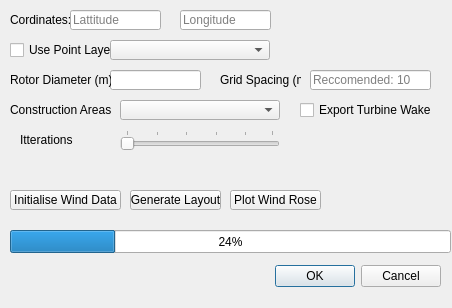
<?xml version="1.0" encoding="UTF-8"?>
<ui version="4.0">
 <class>WFDialog</class>
 <widget class="QDialog" name="WFDialog">
  <property name="geometry">
   <rect>
    <x>0</x>
    <y>0</y>
    <width>452</width>
    <height>308</height>
   </rect>
  </property>
  <property name="windowTitle">
   <string>Dialog</string>
  </property>
  <widget class="QDialogButtonBox" name="buttonBox">
   <property name="geometry">
    <rect>
     <x>100</x>
     <y>260</y>
     <width>341</width>
     <height>32</height>
    </rect>
   </property>
   <property name="orientation">
    <enum>Qt::Horizontal</enum>
   </property>
   <property name="standardButtons">
    <set>QDialogButtonBox::Cancel|QDialogButtonBox::Ok</set>
   </property>
  </widget>
  <widget class="QLineEdit" name="lat_input">
   <property name="geometry">
    <rect>
     <x>70</x>
     <y>10</y>
     <width>91</width>
     <height>20</height>
    </rect>
   </property>
   <property name="placeholderText">
    <string>Lattitude</string>
   </property>
  </widget>
  <widget class="QLineEdit" name="lon_input">
   <property name="geometry">
    <rect>
     <x>180</x>
     <y>10</y>
     <width>91</width>
     <height>20</height>
    </rect>
   </property>
   <property name="dragEnabled">
    <bool>true</bool>
   </property>
   <property name="placeholderText">
    <string>Longitude</string>
   </property>
  </widget>
  <widget class="QgsMapLayerComboBox" name="coord_layer_combo">
   <property name="geometry">
    <rect>
     <x>110</x>
     <y>40</y>
     <width>160</width>
     <height>20</height>
    </rect>
   </property>
   <property name="placeholderText">
    <string>Select Coordinate Layer</string>
   </property>
  </widget>
  <widget class="QLineEdit" name="rotor_diameter_input">
   <property name="geometry">
    <rect>
     <x>110</x>
     <y>70</y>
     <width>91</width>
     <height>20</height>
    </rect>
   </property>
  </widget>
  <widget class="QLineEdit" name="grid_spacing_input">
   <property name="geometry">
    <rect>
     <x>310</x>
     <y>70</y>
     <width>121</width>
     <height>20</height>
    </rect>
   </property>
   <property name="placeholderText">
    <string>Reccomended: 10</string>
   </property>
  </widget>
  <widget class="QLabel" name="Spacing_label">
   <property name="geometry">
    <rect>
     <x>220</x>
     <y>70</y>
     <width>81</width>
     <height>20</height>
    </rect>
   </property>
   <property name="text">
    <string>Grid Spacing (m):</string>
   </property>
  </widget>
  <widget class="QLabel" name="D_label">
   <property name="geometry">
    <rect>
     <x>10</x>
     <y>70</y>
     <width>101</width>
     <height>20</height>
    </rect>
   </property>
   <property name="text">
    <string>Rotor Diameter (m):</string>
   </property>
  </widget>
  <widget class="QLabel" name="Cord_label">
   <property name="geometry">
    <rect>
     <x>10</x>
     <y>10</y>
     <width>61</width>
     <height>20</height>
    </rect>
   </property>
   <property name="text">
    <string>Cordinates:</string>
   </property>
  </widget>
  <widget class="QCheckBox" name="use_point_layer_chk">
   <property name="geometry">
    <rect>
     <x>10</x>
     <y>40</y>
     <width>101</width>
     <height>20</height>
    </rect>
   </property>
   <property name="text">
    <string>Use Point Layer</string>
   </property>
  </widget>
  <widget class="QgsMapLayerComboBox" name="construction_layer_combo">
   <property name="geometry">
    <rect>
     <x>120</x>
     <y>100</y>
     <width>160</width>
     <height>20</height>
    </rect>
   </property>
   <property name="placeholderText">
    <string>Select Polygon Layer</string>
   </property>
  </widget>
  <widget class="QLabel" name="PolygonInput">
   <property name="geometry">
    <rect>
     <x>10</x>
     <y>100</y>
     <width>101</width>
     <height>20</height>
    </rect>
   </property>
   <property name="text">
    <string>Construction Areas:</string>
   </property>
  </widget>
  <widget class="QCheckBox" name="export_wakes_chk">
   <property name="geometry">
    <rect>
     <x>300</x>
     <y>100</y>
     <width>131</width>
     <height>20</height>
    </rect>
   </property>
   <property name="text">
    <string>Export Turbine Wakes</string>
   </property>
  </widget>
  <widget class="QProgressBar" name="progress_bar">
   <property name="geometry">
    <rect>
     <x>10</x>
     <y>230</y>
     <width>441</width>
     <height>23</height>
    </rect>
   </property>
   <property name="value">
    <number>24</number>
   </property>
  </widget>
  <widget class="QSlider" name="itterations_slider">
   <property name="geometry">
    <rect>
     <x>120</x>
     <y>130</y>
     <width>160</width>
     <height>20</height>
    </rect>
   </property>
   <property name="minimum">
    <number>1</number>
   </property>
   <property name="maximum">
    <number>50</number>
   </property>
   <property name="orientation">
    <enum>Qt::Horizontal</enum>
   </property>
   <property name="invertedAppearance">
    <bool>false</bool>
   </property>
   <property name="invertedControls">
    <bool>false</bool>
   </property>
   <property name="tickPosition">
    <enum>QSlider::TicksAbove</enum>
   </property>
  </widget>
  <widget class="QLabel" name="label">
   <property name="geometry">
    <rect>
     <x>20</x>
     <y>130</y>
     <width>81</width>
     <height>20</height>
    </rect>
   </property>
   <property name="text">
    <string>Itterations</string>
   </property>
  </widget>
  <widget class="QPushButton" name="init_wind_btn">
   <property name="geometry">
    <rect>
     <x>10</x>
     <y>190</y>
     <width>111</width>
     <height>20</height>
    </rect>
   </property>
   <property name="text">
    <string>Initialise Wind Data</string>
   </property>
  </widget>
  <widget class="QPushButton" name="genrate_layout_btn">
   <property name="geometry">
    <rect>
     <x>130</x>
     <y>190</y>
     <width>91</width>
     <height>20</height>
    </rect>
   </property>
   <property name="text">
    <string>Generate Layout</string>
   </property>
  </widget>
  <widget class="QPushButton" name="plot_wind_btn">
   <property name="geometry">
    <rect>
     <x>230</x>
     <y>190</y>
     <width>91</width>
     <height>20</height>
    </rect>
   </property>
   <property name="text">
    <string>Plot Wind Rose</string>
   </property>
  </widget>
 </widget>
 <customwidgets>
  <customwidget>
   <class>QgsMapLayerComboBox</class>
   <extends>QComboBox</extends>
   <header>qgsmaplayercombobox.h</header>
  </customwidget>
 </customwidgets>
 <resources/>
 <connections>
  <connection>
   <sender>buttonBox</sender>
   <signal>accepted()</signal>
   <receiver>WFDialog</receiver>
   <slot>accept()</slot>
   <hints>
    <hint type="sourcelabel">
     <x>248</x>
     <y>254</y>
    </hint>
    <hint type="destinationlabel">
     <x>157</x>
     <y>274</y>
    </hint>
   </hints>
  </connection>
  <connection>
   <sender>buttonBox</sender>
   <signal>rejected()</signal>
   <receiver>WFDialog</receiver>
   <slot>reject()</slot>
   <hints>
    <hint type="sourcelabel">
     <x>316</x>
     <y>260</y>
    </hint>
    <hint type="destinationlabel">
     <x>286</x>
     <y>274</y>
    </hint>
   </hints>
  </connection>
 </connections>
</ui>
